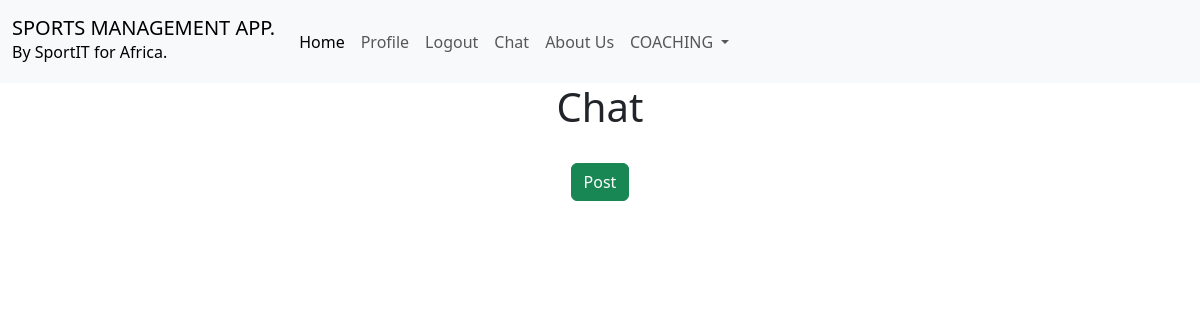
/chat (signed in), run on an earlier commit of the app's database.
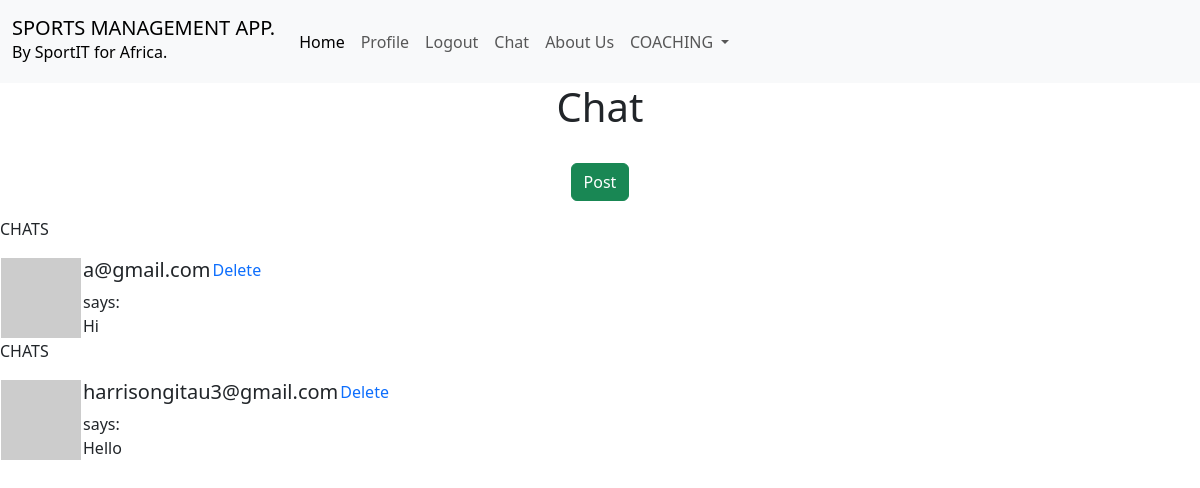
And on a later commit of the database.
### app/models.py (models this page shows, shortened)
class Post(db.Model):
    id = db.Column(db.Integer, primary_key=True)
    body = db.Column(db.Text)
    timestamp = db.Column(db.DateTime, default=datetime.utcnow)
    user_id = db.Column(db.Integer, db.ForeignKey('user.id'))

class User(UserMixin, db.Model):
    id = db.Column(db.Integer, primary_key=True)
    email = db.Column(db.String(120), index=True, unique=True)
    password_hash = db.Column(db.String(128))
    performances = db.relationship('Performance', backref='author', lazy='dynamic')
    targets = db.relationship('Target', backref='author', lazy='dynamic')
    players = db.relationship('Player', backref='author', lazy='dynamic')
    editplayer=db.relationship('EditPlayer', backref='author', lazy='dynamic')
    coaching = db.relationship('Coaching', backref='author', lazy='dynamic')
    last_seen = db.Column(db.DateTime, default=datetime.now)
    posts = db.relationship('Post', backref='author', lazy='dynamic')
    def avatar(self, size):
        digest = md5(self.email.lower().encode('utf-8')).hexdigest()
        return f'https://www.gravatar.com/avatar/{digest}?d=identicon&s={size}'

### app/routes.py (the view, shortened to what this page needs)
@app.route('/chat', methods=['GET', 'POST'])
@login_required
def chat():
    form = PostForm()
    page = request.args.get('page', 1, type=int)
    posts = Post.query.order_by(Post.timestamp.desc()).paginate(
        page=page,
        per_page=app.config['POSTS_PER_PAGE'],
        error_out=False)
    next_url = url_for('chat', email=current_user.email, page=posts.next_num) \
        if posts.has_next else None
    prev_url = url_for('chat', email= current_user.email, page=posts.prev_num) \
        if posts.has_prev else None
    return render_template(
        'chat.html' ,
        title='Chat',
        form = form,
        posts = posts.items,
        next_url=next_url,
        prev_url=prev_url)

### app/models.py (called while the page is built)
@login.user_loader
def login_user(id):
    return User.query.get(int(id))

### app/routes.py (called while the page is built)
@app.before_request
def before_request():
    if current_user.is_authenticated:
        current_user.last_seen = datetime.now()
        db.session.commit()

### app/templates/chat.html (shortened to what this page needs)
{% extends 'base.html' %}
{% block content %}
<div class="row text-center mb-4">
    <div class="col-md-12">
        <h1>{{ title }}</h1>
    </div>
</div>
<div class="row text-center" >
    <div class="col-md-12">
        <button type="button" class="btn btn-block btn-success mb-3" data-bs-toggle="modal" data-bs-target="#modal-form">Post</button>
    </div>
    </div>
    <div class="row">
        <div class="col-md-12">
            {% for post in posts %}
                {% if post %}
                    {% include 'post.html' %}
                {% endif %}
            {% endfor %}
        </div>
    </div>
{% endblock %}

### app/templates/post.html
<table>
    <p>
        CHATS
    </p>
    <tr valign="top">
        <td><img src=" {{ post.author.avatar(36) }}"></td>
        <td>
            <h5>{{ post.author.email }}</h5>
            says:<br>
            {{ post.body }}
        </td>
        <td>
            <a href="{{ url_for('delete_post', id = post.id) }}">Delete</a>
        </td>
    </tr>
</table>

What changed in the data, as far as the page shows it:
added Post: author.email "a@gmail.com", body "Hi"
added Post: author.email "harrisongitau3@gmail.com", body "Hello"
